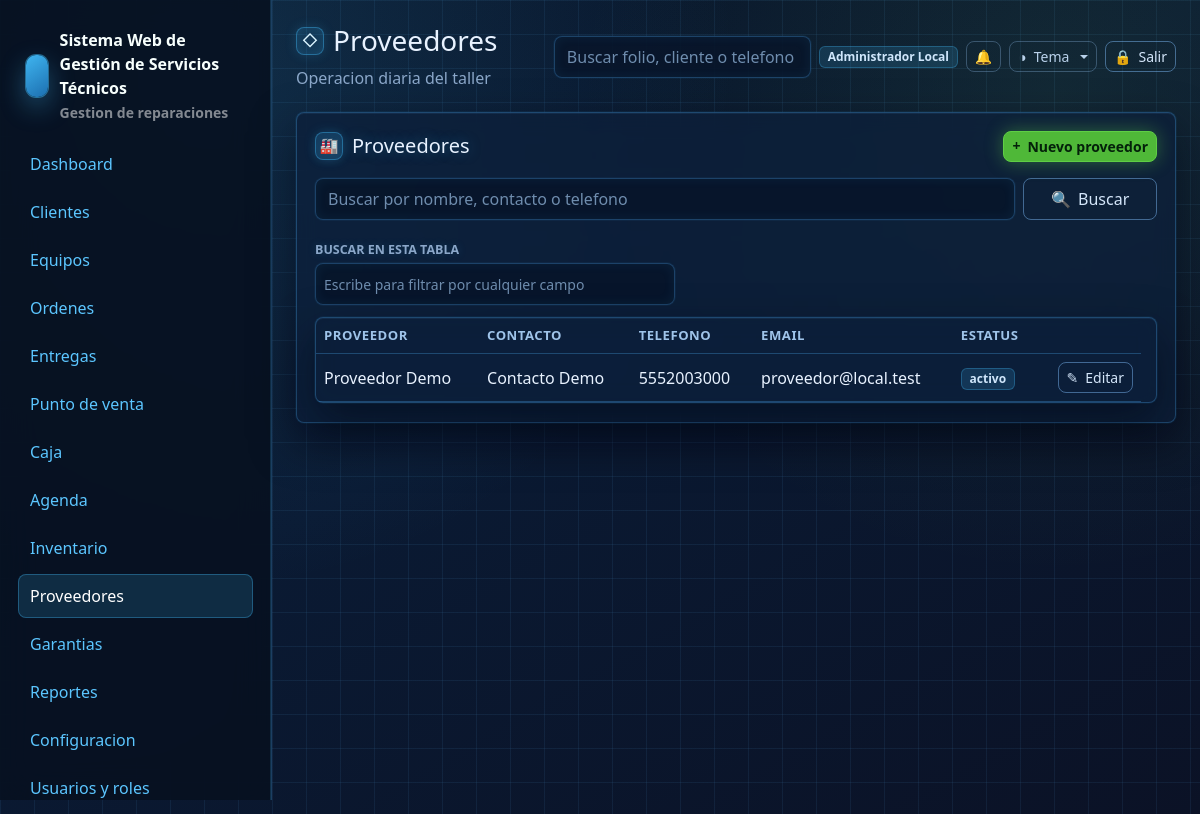
Page /proveedores (signed in) on the committed database.
### tables this page shows
CREATE TABLE users (
    id INT UNSIGNED AUTO_INCREMENT PRIMARY KEY,
    name VARCHAR(160) NOT NULL,
    email VARCHAR(190) NOT NULL UNIQUE,
    password VARCHAR(255) NOT NULL,
    phone VARCHAR(40) NULL,
    status ENUM('activo','inactivo','bloqueado') NOT NULL DEFAULT 'activo',
    last_login_at DATETIME NULL,
    created_at DATETIME NOT NULL DEFAULT CURRENT_TIMESTAMP,
    updated_at DATETIME NULL ON UPDATE CURRENT_TIMESTAMP,
    deleted_at DATETIME NULL
);

CREATE TABLE proveedores (
    id INT UNSIGNED AUTO_INCREMENT PRIMARY KEY,
    nombre VARCHAR(190) NOT NULL,
    contacto VARCHAR(160) NULL,
    telefono VARCHAR(40) NULL,
    email VARCHAR(190) NULL,
    domicilio VARCHAR(255) NULL,
    sitio_web VARCHAR(190) NULL,
    notas TEXT NULL,
    estatus ENUM('activo','inactivo') NOT NULL DEFAULT 'activo',
    created_at DATETIME NOT NULL DEFAULT CURRENT_TIMESTAMP,
    updated_at DATETIME NULL ON UPDATE CURRENT_TIMESTAMP,
    deleted_at DATETIME NULL
);

### resources/views/proveedores/index.php (the view, shortened to what the rows shown need)
<div class="glass-card">
    <div class="d-flex justify-content-between align-items-center gap-2 flex-wrap mb-3">
        <h2 class="h5 mb-0" data-icon="&#127981;">Proveedores</h2>
        <a class="btn btn-primary btn-sm" data-icon="&#43;" href="<?= e(url('/proveedores/create')) ?>">Nuevo proveedor</a>
    </div>
    <form class="row g-2 mb-3" method="get" action="<?= e(url('/proveedores')) ?>">
        <div class="col-md-10"><input class="form-control" name="q" value="<?= e($q) ?>" placeholder="Buscar por nombre, contacto o telefono"></div>
        <div class="col-md-2 d-grid"><button class="btn btn-outline-dark" data-icon="&#128269;">Buscar</button></div>
    </form>
    <div class="table-wrap">
        <table class="table align-middle">
            <thead><tr><th>Proveedor</th><th>Contacto</th><th>Telefono</th><th>Email</th><th>Estatus</th><th></th></tr></thead>
            <tbody>
            <?php foreach ($proveedores as $p): ?>
                <tr>
                    <td><?= e($p['nombre']) ?></td>
                    <td><?= e($p['contacto'] ?: '-') ?></td>
                    <td><?= e($p['telefono'] ?: '-') ?></td>
                    <td><?= e($p['email'] ?: '-') ?></td>
                    <td><span class="badge <?= $p['estatus'] === 'activo' ? 'text-bg-light' : 'text-bg-secondary' ?>"><?= e($p['estatus']) ?></span></td>
                    <td class="text-end"><a class="btn btn-outline-dark btn-sm" data-icon="&#9998;" href="<?= e(url('/proveedores/' . $p['id'] . '/edit')) ?>">Editar</a></td>
                </tr>
            <?php endforeach; ?>
            </tbody>
        </table>
    </div>
</div>

### app/Core/Router.php (shortened to what the rows shown need)
<?php
final class Router
{
    private array $routes = [];
    private function add(string $method, string $path, callable|array $handler): void
    {
        $pattern = preg_replace('#\{([a-zA-Z_][a-zA-Z0-9_]*)\}#', '(?P<$1>[^/]+)', $path);
        $this->routes[] = [
            'method' => $method,
            'path' => $path,
            'pattern' => '#^' . $pattern . '$#',
            'handler' => $handler,
        ];
    }
    public function dispatch(Request $request): void
    {
        foreach ($this->routes as $route) {
            if ($route['method'] !== $request->method()) {
                continue;
            }
            if (preg_match($route['pattern'], $request->path(), $matches)) {
                $params = array_filter($matches, 'is_string', ARRAY_FILTER_USE_KEY);
                $handler = $route['handler'];
                if (is_array($handler)) {
                    [$class, $method] = $handler;
                    $controller = new $class();
                    $controller->{$method}($request, ...array_values($params));
                    return;
                }
                return;
            }
        }
    }
}

### resources/views/layouts/app.php (shortened to what the rows shown need)
<?php
$user = Auth::user();
$appConfig = require BASE_PATH . '/config/app.php';
$systemName = (string) ($appConfig['name'] ?? 'Servicio Tecnico');
$systemCurrency = 'MXN';
$businessLogo = '';
try {
    $cfg = new ConfiguracionService();
    $systemName = trim((string) $cfg->get('sistema.nombre', $systemName)) ?: $systemName;
    $systemCurrency = monedaSistema($systemCurrency);
    $businessLogo = config_asset_src((string) $cfg->get('negocio.logo_url', ''));
} catch (Throwable) {
    $businessLogo = '';
}
?>
<!doctype html>
<html lang="es">
<head>
    <link href="https://cdn.jsdelivr.net/npm/bootstrap@5.3.3/dist/css/bootstrap.min.css" rel="stylesheet">
    <link href="<?= e(asset('css/app.css') . '?v=20260708-pos-modal-theme') ?>" rel="stylesheet">
    <link href="<?= e(asset('css/themes/crystal.css') . '?v=20260708-pos-modal-theme') ?>" rel="stylesheet">
    <link href="<?= e(asset('css/themes/dark.css') . '?v=20260708-pos-modal-theme') ?>" rel="stylesheet">
    <link href="<?= e(asset('css/themes/live.css') . '?v=20260708-pos-modal-theme') ?>" rel="stylesheet">
    <link href="<?= e(asset('css/themes/blueprint.css') . '?v=20260708-pos-modal-theme') ?>" rel="stylesheet">
</head>
<body data-currency="<?= e($systemCurrency) ?>">
<div class="app-shell">
    <aside class="sidebar" id="app-sidebar">
        <div class="brand">
            <?php if ($businessLogo !== ''): ?>
                <img class="brand-logo" src="<?= e($businessLogo) ?>" alt="<?= e($systemName) ?>">
            <?php else: ?>
                <div class="brand-mark"></div>
            <?php endif; ?>
            <div>
                <div><?= e($systemName) ?></div>
                <small class="text-white-50">Gestion de reparaciones</small>
            </div>
        </div>
        <nav class="nav flex-column">
            <?php foreach ([
                ['Dashboard', '/', 'dashboard'],
                ['Clientes', '/clientes', 'clientes'],
                ['Equipos', '/equipos', 'equipos'],
                ['Ordenes', '/ordenes', 'ordenes'],
                ['Entregas', '/entregas', 'ordenes'],
                ['Punto de venta', '/punto-venta', 'punto_venta'],
                ['Caja', '/caja', 'caja'],
                ['Agenda', '/agenda', 'agenda'],
                ['Inventario', '/inventario', 'inventario'],
                ['Proveedores', '/proveedores', 'proveedores'],
                ['Garantias', '/garantias', 'garantias'],
                ['Reportes', '/reportes', 'reportes'],
                ['Configuracion', '/configuracion', 'configuracion'],
                ['Usuarios y roles', '/usuarios', 'usuarios'],
                ['Licencia demo', '/licencia', 'licencias'],
            ] as [$label, $href, $module]): ?>
                <?php if (Auth::can($module, 'ver')): ?>
                    <a class="nav-link <?= e(is_active($href)) ?>" href="<?= e(url($href)) ?>"><?= e($label) ?></a>
                <?php endif; ?>
            <?php endforeach; ?>
        </nav>
    </aside>
    <main class="main">
        <header class="topbar">
            <div class="topbar-title">
                <h1 class="h3 mb-1" data-icon="&#9671;"><?= e($title ?? '') ?></h1>
                <div class="text-muted">Operacion diaria del taller</div>
            </div>
            <div class="d-flex align-items-center gap-2 topbar-actions">
                <form class="d-none d-md-block" action="<?= e(url('/ordenes')) ?>">
                    <input class="form-control" name="q" placeholder="Buscar folio, cliente o telefono">
                </form>
                <span class="badge text-bg-light topbar-user"><?= e($user['name'] ?? 'Usuario') ?></span>
                <div class="dropdown">
                    <button class="btn btn-outline-secondary btn-sm notif-bell" type="button" data-bs-toggle="dropdown" aria-expanded="false" aria-label="Notificaciones">
                        &#128276;
                    </button>
                </div>
                <div class="dropdown theme-switcher">
                    <button class="btn btn-outline-secondary btn-sm dropdown-toggle" type="button" data-bs-toggle="dropdown" aria-expanded="false" aria-label="Tema" data-icon="&#9681;"><span class="btn-label">Tema</span></button>
                </div>
                <form method="post" action="<?= e(url('/logout')) ?>">
                    <button class="btn btn-outline-dark btn-sm" aria-label="Salir" data-icon="&#128274;"><span class="btn-label">Salir</span></button>
                </form>
            </div>
        </header>
        <?= $content ?>
    </main>
</div>
</body>
</html>

### rows in the picture
users: name "Administrador Local"
proveedores: nombre "Proveedor Demo", contacto "Contacto Demo", telefono "5552003000", email "proveedor@local.test", estatus "activo"

### other values in the picture
$systemName "Sistema Web de Gestión de Servicios Técnicos"
$label "Dashboard"
$label "Clientes"
$label "Equipos"
$label "Ordenes"
$label "Entregas"
$label "Punto de venta"
$label "Caja"
$label "Agenda"
$label "Inventario"
$label "Proveedores"
$label "Garantias"
$label "Reportes"
$label "Configuracion"
$label "Usuarios y roles"
